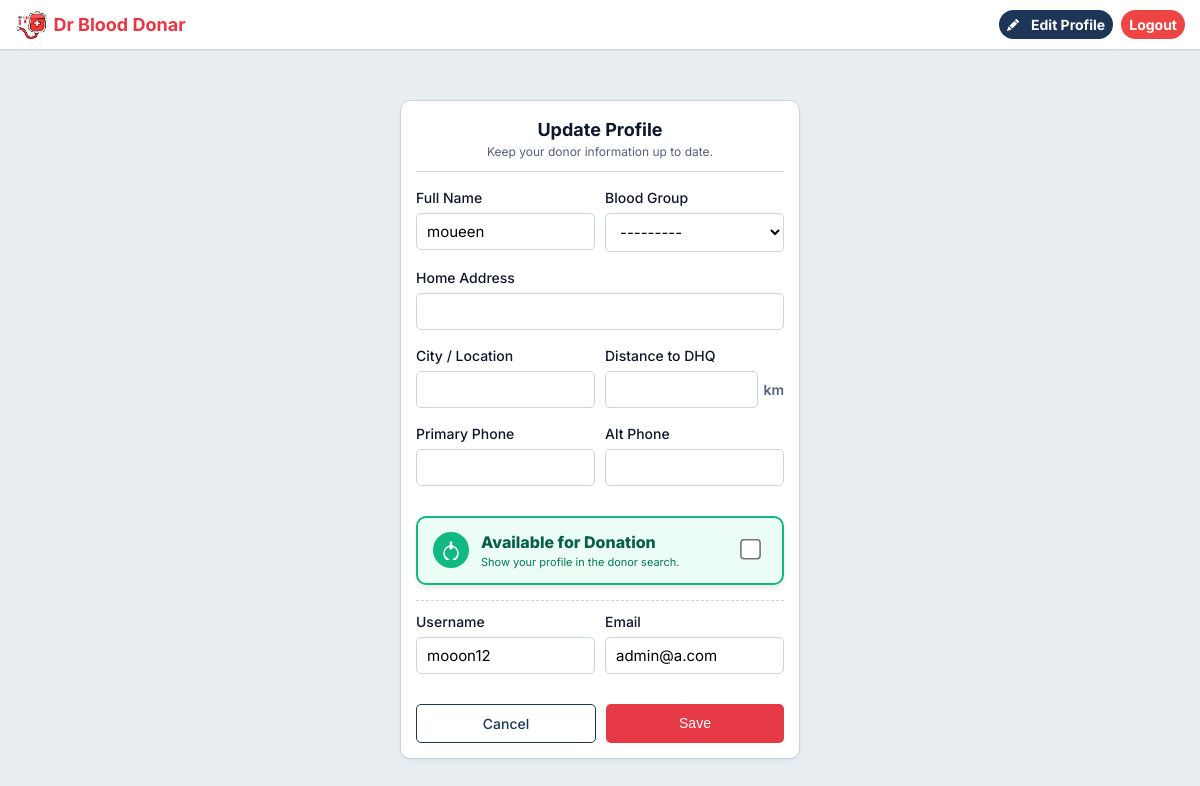
The page /update-user/ (signed in) on the database its author committed.
### base/models.py (models this page shows)
class User(AbstractUser):
    name = models.CharField(max_length=200, null=True)
    email = models.EmailField(unique=True, null=True)
    home_address = models.CharField(max_length=500, null=True, blank=True)
    blood_group = models.CharField(max_length=3, null=True, blank=True, choices=[
        ('A+', 'A+'), ('A-', 'A-'),
        ('B+', 'B+'), ('B-', 'B-'),
        ('AB+', 'AB+'), ('AB-', 'AB-'),
        ('O+', 'O+'), ('O-', 'O-'),
    ])
    city = models.CharField(max_length=100, null=True, blank=True, default="Bahawalnagar")
    hospital_distance = models.CharField(max_length=200, null=True, blank=True, help_text="Enter number only (e.g. 2)")
    phone_number = models.CharField(max_length=15, null=True, blank=True)
    phone_number_2 = models.CharField(max_length=15, null=True, blank=True)
    is_donor = models.BooleanField(default=True, verbose_name="Available for Donation")
    avatar = models.ImageField(null=True, default="avatar.svg")
    USERNAME_FIELD = 'email'
    REQUIRED_FIELDS = []

### base/views.py (the view)
# urls.py: path('update-user/', views.updateUser, name="update-user"),
@login_required(login_url='login')
def updateUser(request):
    user = request.user
    form = UserForm(instance=user)
    if request.method == 'POST':
        form = UserForm(request.POST, request.FILES, instance=user)
        if form.is_valid():
            form.save()
            return redirect('user-profile', pk=user.id)
    return render(request, 'base/update-user.html', {'form': form})

### base/forms.py
class UserForm(ModelForm):
    class Meta:
        model = User
        fields = ['name', 'username', 'email', 'home_address', 'blood_group', 'city', 'hospital_distance', 'phone_number', 'phone_number_2', 'is_donor']
    def __init__(self, *args, **kwargs):
        super(UserForm, self).__init__(*args, **kwargs)
        for field in self.fields:
            self.fields[field].widget.attrs.update({'class': 'form-input'})

### base/templates/base/update-user.html (shortened to what this page needs)
{% extends 'main.html' %}
{% block content %}
<main class="container">
  <div class="auth-box auth-box-custom" style="padding: 1rem 0;">
    <div class="card card-custom" style="padding: 1.5rem; border-radius: 1rem; max-width: 500px; margin: 0 auto;">
      <div class="card__header"
        style="justify-content: center; flex-direction: column; align-items: center; border-bottom: 1px solid var(--color-border); padding-bottom: 1rem; margin-bottom: 1.5rem;">
        <h3 style="font-size: 1.8rem; font-weight: 700; color: var(--color-text-main);">Update Profile</h3>
        <p style="color: var(--color-text-muted); font-size: 1.2rem;">Keep your donor information up to date.</p>
      </div>
      <form class="form" action="" method="POST">
        <div class="form-grid-responsive">
          <div class="form-group">
            <label class="form-label">Full Name</label>
            {{form.name}}
          </div>
          <div class="form-group">
            <label class="form-label">Blood Group</label>
            {{form.blood_group}}
          </div>
        </div>
        <div class="form-group">
          <label class="form-label">Home Address</label>
          {{form.home_address}}
        </div>
        <div class="form-grid-responsive">
          <div class="form-group">
            <label class="form-label">City / Location</label>
            {{form.city}}
          </div>
          <div class="form-group">
            <label class="form-label">Distance to DHQ</label>
            <div style="display: flex; align-items: center; gap: 0.5rem;">
              {{form.hospital_distance}}
              <span style="font-size: 1.4rem; font-weight: 600; color: var(--color-text-muted);">km</span>
            </div>
          </div>
        </div>
        <div class="form-grid-responsive">
          <div class="form-group">
            <label class="form-label">Primary Phone</label>
            {{form.phone_number}}
          </div>
          <div class="form-group">
            <label class="form-label">Alt Phone</label>
            {{form.phone_number_2}}
          </div>
        </div>
        <div style="margin: 1.5rem 0;">
          <div class="available-card-custom"
            style="display: flex; align-items: center; justify-content: space-between; padding: 1.2rem 1.5rem; background: #ecfdf5; border: 2px solid #10b981; border-radius: 1rem; box-shadow: 0 4px 6px -1px rgba(0, 0, 0, 0.1);">
            <div style="display: flex; align-items: center; gap: 1.2rem;">
              <div
                style="background: #10b981; color: white; padding: 0.8rem; border-radius: 50%; display: flex; align-items: center; justify-content: center;">
              </div>
              <div>
                <label class="form-label"
                  style="margin: 0; font-size: 1.6rem; font-weight: 800; color: #065f46;">Available for Donation</label>
                <p style="margin: 0; font-size: 1.1rem; color: #047857;">Show your profile in the donor search.</p>
              </div>
            </div>
            <div style="transform: scale(1.6); margin-right: 1rem; cursor: pointer;">
              {{form.is_donor}}
            </div>
          </div>
        </div>
        <div class="form-grid-responsive"
          style="border-top: 1px dashed var(--color-border); padding-top: 1rem; margin-top: 0.5rem;">
          <div class="form-group">
            <label class="form-label">Username</label>
            {{form.username}}
          </div>
          <div class="form-group">
            <label class="form-label">Email</label>
            {{form.email}}
          </div>
        </div>
        <div class="form__action" style="display: flex; gap: 1rem; margin-top: 1.5rem;">
          <a class="btn btn--secondary" href="{% url 'home' %}" style="flex: 1; padding: 0.8rem;">Cancel</a>
          <button class="btn btn--primary" type="submit" style="flex: 1; padding: 0.8rem;">Save</button>
        </div>
      </form>
    </div>
  </div>
</main>
{% endblock content %}

### static/styles/style.css (style rules this page uses)
:root { --color-primary: #E63946; --color-primary-hover: #D0303C; --color-secondary: #1D3557; --color-secondary-hover: #162842; --color-accent: #457B9D; --color-bg: #E8EDF2; --color-surface: #FFFFFF; --color-text-main: #0F172A; --color-text-muted: #52627a; --color-border: #CBD5E1; --color-success: #10B981; --color-warning: #F59E0B; --color-error: #EF4444; --container-width: 1200px; --radius-sm: 0.375rem; --radius-md: 0.5rem; --radius-lg: 1rem; --shadow-sm: 0 1px 2px 0 rgb(0 0 0 / 0.05); --shadow-md: 0 4px 6px -1px rgb(0 0 0 / 0.1), 0 2px 4px -2px rgb(0 0 0 / 0.1); }
* { margin: 0; padding: 0; box-sizing: border-box; }
html { font-size: 62.5%; }
body { font-family: 'Inter', sans-serif; font-size: 1.6rem; line-height: 1.5; color: var(--color-text-main); background-color: var(--color-bg); -webkit-font-smoothing: antialiased; }
a { text-decoration: none; color: inherit; transition: color 0.2s; }
.container { max-width: var(--container-width); margin: 0 auto; padding: 0 2rem; }
.btn { display: inline-flex; align-items: center; justify-content: center; gap: 0.8rem; padding: 0.8rem 1.6rem; border-radius: var(--radius-md); font-weight: 500; cursor: pointer; transition: all 0.2s; border: none; font-size: 1.4rem; }
.btn--primary { background-color: var(--color-primary); color: white; }
.btn--secondary { background-color: transparent; color: var(--color-secondary); border: 1px solid var(--color-secondary); }
.card { background-color: var(--color-surface); border-radius: var(--radius-lg); border: 1px solid var(--color-border); padding: 2rem; box-shadow: 0 2px 4px rgba(0, 0, 0, 0.05); margin-bottom: 1.5rem; transition: transform 0.2s, box-shadow 0.2s; }
.card__header { display: flex; justify-content: space-between; align-items: flex-start; margin-bottom: 1.5rem; }
.form-group { margin-bottom: 1.5rem; }
.form-label { display: block; font-size: 1.4rem; font-weight: 500; color: var(--color-text-main); margin-bottom: 0.5rem; }
.form-input, .form-select, .form-textarea { width: 100%; padding: 0.8rem 1rem; border: 1px solid var(--color-border); border-radius: var(--radius-md); font-family: inherit; font-size: 1.5rem; background-color: var(--color-surface); transition: border-color 0.2s; }
.auth-box { max-width: 400px; margin: 4rem auto; }

### base/templates/base/update-user.html (style rules this page uses)
.form-grid-responsive { display: grid; grid-template-columns: 1fr 1fr; gap: 1rem; }

### rows shown on the page
User: name "moueen", blood_group "---------", username "mooon12", email "admin@a.com"
